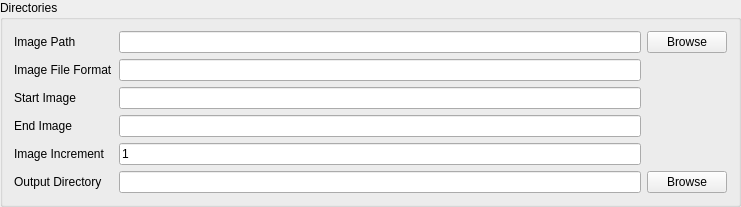
       <widget class="QGroupBox" name="HoloDirectories">
        <property name="geometry">
         <rect>
          <x>10</x>
          <y>10</y>
          <width>741</width>
          <height>201</height>
         </rect>
        </property>
        <property name="toolTip">
         <string>&lt;html&gt;&lt;head/&gt;&lt;body&gt;&lt;p&gt;Specify the data to be processed.&lt;/p&gt;&lt;/body&gt;&lt;/html&gt;</string>
        </property>
        <property name="title">
         <string>Directories</string>
        </property>
        <layout class="QGridLayout" name="gridLayout_2">
         <item row="1" column="1">
          <widget class="QLineEdit" name="HoloImgFileFormat">
           <property name="toolTip">
            <string>&lt;html&gt;&lt;head/&gt;&lt;body&gt;&lt;p&gt;Format of the image file name. Automatically discerned from the selected image. C-type name string.&lt;/p&gt;&lt;/body&gt;&lt;/html&gt;</string>
           </property>
          </widget>
         </item>
         <item row="2" column="1">
          <widget class="QLineEdit" name="HoloStartImage">
           <property name="toolTip">
            <string>&lt;html&gt;&lt;head/&gt;&lt;body&gt;&lt;p&gt;Start image index in the folder.&lt;/p&gt;&lt;/body&gt;&lt;/html&gt;</string>
           </property>
          </widget>
         </item>
         <item row="0" column="1">
          <widget class="QLineEdit" name="HoloImgPath">
           <property name="toolTip">
            <string>&lt;html&gt;&lt;head/&gt;&lt;body&gt;&lt;p&gt;Select an image from the input folder. &lt;/p&gt;&lt;/body&gt;&lt;/html&gt;</string>
           </property>
          </widget>
         </item>
         <item row="1" column="0">
          <widget class="QLabel" name="HoloImgFileFormatLabel">
           <property name="toolTip">
            <string>&lt;html&gt;&lt;head/&gt;&lt;body&gt;&lt;p&gt;C-style image file format name.&lt;/p&gt;&lt;/body&gt;&lt;/html&gt;</string>
           </property>
           <property name="text">
            <string>Image File Format</string>
           </property>
          </widget>
         </item>
         <item row="2" column="0">
          <widget class="QLabel" name="HoloStartImgLabel">
           <property name="toolTip">
            <string>&lt;html&gt;&lt;head/&gt;&lt;body&gt;&lt;p&gt;Start image index in the folder.&lt;/p&gt;&lt;/body&gt;&lt;/html&gt;</string>
           </property>
           <property name="text">
            <string>Start Image</string>
           </property>
          </widget>
         </item>
         <item row="4" column="0">
          <widget class="QLabel" name="HoloEndImgLabel">
           <property name="toolTip">
            <string>&lt;html&gt;&lt;head/&gt;&lt;body&gt;&lt;p&gt;End image index in the folder.&lt;/p&gt;&lt;/body&gt;&lt;/html&gt;</string>
           </property>
           <property name="text">
            <string>End Image</string>
           </property>
          </widget>
         </item>
         <item row="6" column="0">
          <widget class="QLabel" name="OutputDirLabel">
           <property name="toolTip">
            <string>&lt;html&gt;&lt;head/&gt;&lt;body&gt;&lt;p&gt;Directory to store the processed results.&lt;/p&gt;&lt;/body&gt;&lt;/html&gt;</string>
           </property>
           <property name="text">
            <string>Output Directory</string>
           </property>
          </widget>
         </item>
         <item row="0" column="0">
          <widget class="QLabel" name="HoloImgPathlabel">
           <property name="toolTip">
            <string>&lt;html&gt;&lt;head/&gt;&lt;body&gt;&lt;p&gt;Path to the input folder containing raw images. &lt;/p&gt;&lt;/body&gt;&lt;/html&gt;</string>
           </property>
           <property name="text">
            <string>Image Path</string>
           </property>
          </widget>
         </item>
         <item row="5" column="1">
          <widget class="QLineEdit" name="HololIncrement">
           <property name="toolTip">
            <string>&lt;html&gt;&lt;head/&gt;&lt;body&gt;&lt;p&gt;Specify how many images to skip in the sequence -- default 1.&lt;/p&gt;&lt;/body&gt;&lt;/html&gt;</string>
           </property>
           <property name="text">
            <string>1</string>
           </property>
          </widget>
         </item>
         <item row="0" column="2">
          <widget class="QPushButton" name="HoloImgPathBrowse">
           <property name="text">
            <string>Browse</string>
           </property>
          </widget>
         </item>
         <item row="5" column="0">
          <widget class="QLabel" name="HoloIncrementLabel">
           <property name="toolTip">
            <string>&lt;html&gt;&lt;head/&gt;&lt;body&gt;&lt;p&gt;Specify how many images to skip.&lt;/p&gt;&lt;/body&gt;&lt;/html&gt;</string>
           </property>
           <property name="text">
            <string>Image Increment</string>
           </property>
          </widget>
         </item>
         <item row="4" column="1">
          <widget class="QLineEdit" name="HoloEndImg">
           <property name="toolTip">
            <string>&lt;html&gt;&lt;head/&gt;&lt;body&gt;&lt;p&gt;End image index in the folder.&lt;/p&gt;&lt;/body&gt;&lt;/html&gt;</string>
           </property>
          </widget>
         </item>
         <item row="6" column="1">
          <widget class="QLineEdit" name="OutputDir">
           <property name="toolTip">
            <string>&lt;html&gt;&lt;head/&gt;&lt;body&gt;&lt;p&gt;Output directory to store the final results.&lt;/p&gt;&lt;/body&gt;&lt;/html&gt;</string>
           </property>
           <property name="text">
            <string/>
           </property>
          </widget>
         </item>
         <item row="6" column="2">
          <widget class="QPushButton" name="OutputDirBrowse">
           <property name="text">
            <string>Browse</string>
           </property>
          </widget>
         </item>
        </layout>
       </widget>
